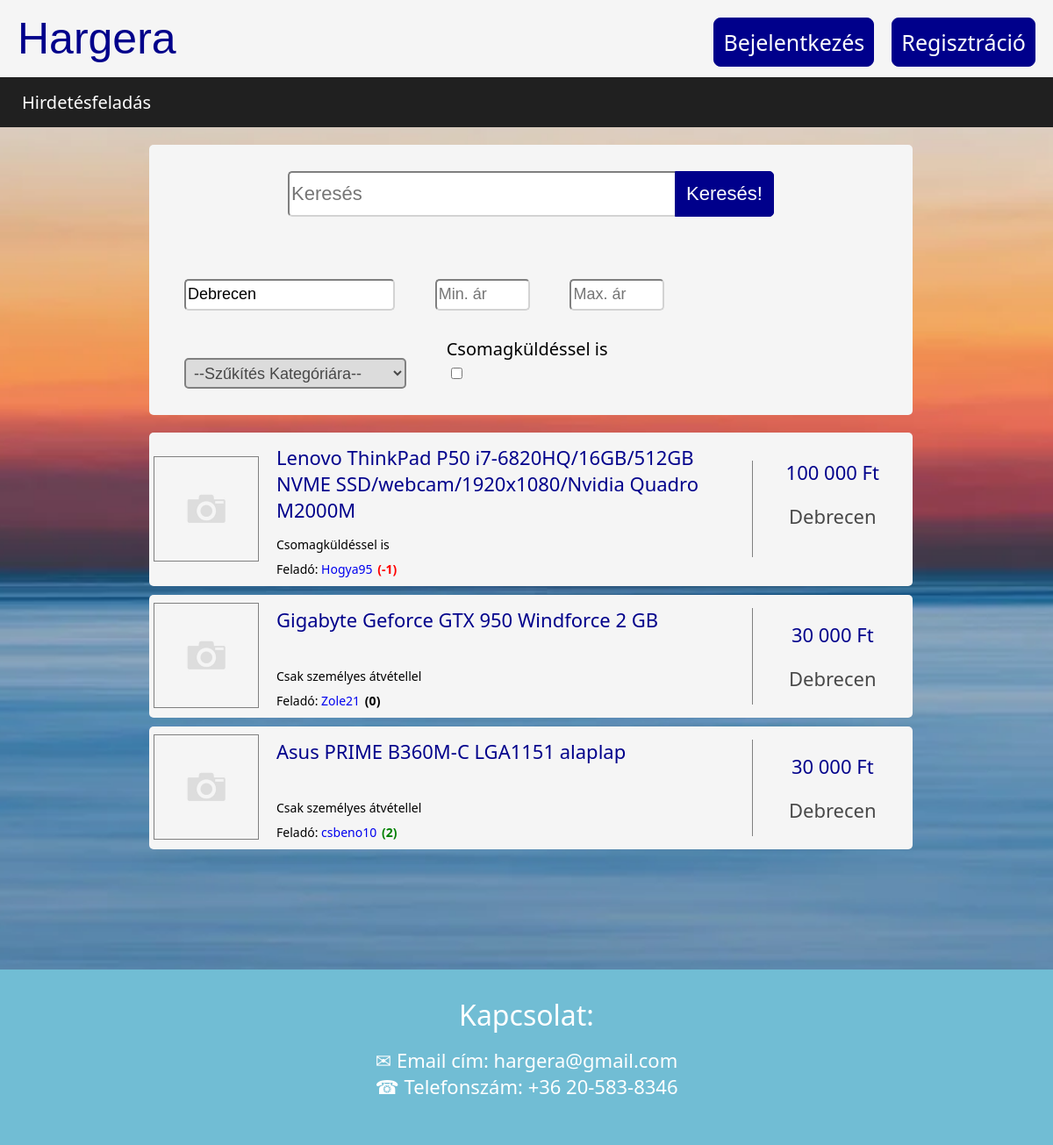
The app's page /index.php?settlement=Debrecen with its own data.
### tables this page shows
CREATE TABLE `advertisement` (
  `id` int(11) NOT NULL,
  `user_id` int(11) NOT NULL,
  `title` varchar(100) NOT NULL,
  `description` varchar(1500) NOT NULL,
  `price` int(11) NOT NULL,
  `shipping` varchar(255) NOT NULL,
  `settlement` varchar(255) NOT NULL,
  `category` varchar(255) NOT NULL,
  `date` datetime NOT NULL
);

CREATE TABLE `users` (
  `id` int(11) NOT NULL,
  `username` varchar(15) NOT NULL,
  `password` varchar(15) NOT NULL,
  `email` varchar(255) NOT NULL,
  `register_date` datetime NOT NULL,
  `phone` varchar(20) NOT NULL,
  `full_name` varchar(255) NOT NULL,
  `score` int(11) NOT NULL
);

### index.php (the view, shortened to what this page needs)
<?php include('connect.php') ?>
<!DOCTYPE html>
<html lang="en">
<head>
    <?php
    echo '<link rel="stylesheet" type="text/css" href="index.css?'.filemtime('index.css').'">';
    ?>
</head>
<body>
        <nav class="firstnavbar">
            <nav style="display:flexbox">
                <a href="#" ><button class="hargera">Hargera</button></a>
                <?php  if (!isset($_SESSION['hargeraCurrentUserhargera'])) : ?>
                    <a class="btn btn2" href="register.php"><button class="register button">Regisztráció</button></a>
                    <a class="btn btn2" href="login.php"><button class="login button">Bejelentkezés</button></a>
                <?php endif ?>
            </nav>
            <?php  if (!isset($_SESSION['hargeraCurrentUserhargera'])) : ?>
                <ul>
                    <li><a href="login.php?mustlogin='1'">Hirdetésfeladás</a></li>
                </ul>
            <?php endif ?>
        </nav>
                <div class="bg">
        <div class="itemcontainer container" >
            <div class="search">
                <form method="post" action="index.php" >
                    <div class="search-group" >
                        <input type="text" class="search-main" name="search-text" placeholder="Keresés" value="<?php if(isset($_POST['search-text'])) echo $_POST['search-text']; elseif (isset($_GET['search_text'])) echo $_GET['search_text']; ?>">
                        <button type="submit" class="submit search-submit btn" name="search">Keresés!</button>
                    </div>
                    <div class="search-options">
                        <input type="text"  class="search-text" name="settlement" placeholder="Szűkítés településre" value="<?php if(isset($_POST['settlement'])) echo $_POST['settlement']; elseif(isset($_GET['settlement'])) echo $_GET['settlement']; ?>">
                        <input type="number"  class="search-price" min="0" name="min-price" placeholder="Min. ár" value="<?php if(isset($_POST['min-price'])) echo $_POST['min-price']; elseif(isset($_GET['min_price'])) echo $_GET['min_price']; ?>">
                        <input type="number"  class="search-price" min="0" name="max-price" placeholder="Max. ár" value="<?php if(isset($_POST['max-price'])) echo $_POST['max-price']; elseif(isset($_GET['max_price'])) echo $_GET['max_price'];?>">
                        <select class="search-select btn"  name="category">
                            <option hidden
                                <?php
                                $categories = array("Videókártya", "Processzor", "Alaplap", "Hűtés", "Számítógépház, tápegység", "Adattároló, merevlemez", "Memória", "Kábel, csatlakozó", "Laptop, notebook", "PC, asztali számítógép", "Hálózati eszköz", "Egyéb");
                                if(isset($_POST['category']) && $_POST['category'] != "default") {
                                    echo "value={$_POST['category']}";
                                    $categoryvalue = $_POST['category'];
                                }
                                elseif (isset($_GET['category']) && in_array($_GET['category'], $categories)){
                                    echo "value={$_GET['category']}";
                                    $categoryvalue = $_GET['category'];
                                }
                                else {
                                    echo "value='default'";
                                }?>  >
                                <?php if(isset($categoryvalue)) echo $categoryvalue; else echo "--Szűkítés Kategóriára--"; ?></option>
                        </select>
                        <div class="search-checkbox">
                            <label>Csomagküldéssel is</label>
                            <input type="checkbox"  class="search-check" name="shipping" <?php if(isset($_POST['shipping'])) echo "checked"; elseif(isset($_GET['shipping']) && $_GET['shipping'] == "Csomagküldéssel is") echo "checked"?>>
                        </div>
                    </div>
                </form>
            </div>
            <div class="content" >
                <div class="items">
                    <?php
                        $query1 = "SELECT Count(*) FROM advertisement as a WHERE 1=1";
                        $query2 = "SELECT u.username as user, a.title, a.price, a.shipping, a.settlement, u.score, a.date, a.id, a.user_id FROM advertisement as a left JOIN users as u ON a.user_id = u.id WHERE 1=1";
                        $params = array();
                        $types = "";
                        if (isset($_POST['search'])) {
                            $search_text = mysqli_real_escape_string($db, $_POST['search-text']);
                            $settlement = mysqli_real_escape_string($db, $_POST['settlement']);
                            $min_price = mysqli_real_escape_string($db, $_POST['min-price']);
                            $max_price = mysqli_real_escape_string($db, $_POST['max-price']);
                            $category = mysqli_real_escape_string($db, $_POST['category']);
                            $shipping = "";
                            if(!empty($search_text)){
                                $query1 = $query1 . " AND a.title LIKE ?";
                                $query2 = $query2 . " AND a.title LIKE ?";
                                $params[] = "%$search_text%";
                                $types = $types . "s";
                            }
                            if(!empty($settlement)){
                                $query1 = $query1 . " AND a.settlement LIKE ?";
                                $query2 = $query2 . " AND a.settlement LIKE ?";
                                $params[] = "%$settlement%";
                                $types = $types . "s";
                            }
                            if(!empty($min_price)){
                                $query1 = $query1 . " AND a.price >= ?";
                                $query2 = $query2 . " AND a.price >= ?";
                                $params[] = (int)$min_price;
                                $types = $types . "i";
                            }
                            if(!empty($max_price)){
                                $query1 = $query1 . " AND a.price <= ?";
                                $query2 = $query2 . " AND a.price <= ?";
                                $params[] = (int)$max_price;
                                $types = $types . "i";
                            }
                            if($category != "default"){
                                $query1 = $query1 . " AND a.category LIKE ?";
                                $query2 = $query2 . " AND a.category LIKE ?";
                                $params[] = "%$category%";
                                $types = $types . "s";
                            }
                            if(isset($_POST['shipping'])){
                                $query1 = $query1 . " AND a.shipping LIKE 'Csomagküldéssel is'";
                                $query2 = $query2 . " AND a.shipping LIKE 'Csomagküldéssel is'";
                                $shipping = "Csomagküldéssel is";
                            }
                        }
                        else {
                            if(!empty($_GET['settlement'])){
                                $query1 = $query1 . " AND a.settlement LIKE ?";
                                $query2 = $query2 . " AND a.settlement LIKE ?";
                                $settlement = $_GET['settlement'];
                                $params[] = "%$settlement%";
                                $types = $types . "s";
                            }
                        }
                        $stmt = $db->prepare($query1);
                        if (count($params) > 0){
                            $stmt->bind_param($types, ...$params);
                        }
                        $stmt->execute();
                        $result = $stmt->get_result();
                        $fetched_result = $result->fetch_assoc();
                        $numadvertisements = $fetched_result['Count(*)'];
                        $numpages = (int)($numadvertisements / 10);
                        if ($numadvertisements % 10 != 0) {$numpages = $numpages + 1;}
                        if (!isset($_GET['page']) || (int)$_GET['page'] <= 1) {
                            $page = 1;
                        }
                        elseif ((int)$_GET['page'] >= $numpages) {
                            $page = $numpages;
                        }
                        else {$page = (int)$_GET['page'];}
                        $from = ($page - 1) * 10;
                        $query2 = $query2 . " ORDER BY a.date DESC LIMIT {$from},10";
                        $stmt = $db->prepare($query2);
                        if (count($params) > 0){
                            $stmt->bind_param($types, ...$params);
                        }
                        $stmt->execute();
                        $result = $stmt->get_result();
                        $ads = array();
                        while ($row = $result->fetch_assoc()) {
                            array_push($ads, $row);
                        }
                        foreach ($ads as $key => $value){
                            $price = number_format((int)$value['price'],0,""," ");
                            if ($value['score'] > 0) {$color = "green";}
                            elseif ($value['score'] < 0) {$color = "red";}
                            else {$color = "black";}
                            echo "<div class='item'>
                                    <a href='ad page.php?ad_id={$value['id']}' class='img'><img class='item-img'";
                                    if (file_exists("uploads/".$value['user_id']."/".$value['id']."/thumbnail.jpg")){
                                        echo "src='uploads/".$value['user_id']."/".$value['id']."/thumbnail.jpg?".filemtime("uploads/".$value['user_id']."/".$value['id']."/thumbnail.jpg")."'";
                                    }
                                    else {echo "src='default2.jpg'";}
                                    echo "
                                    onerror=this.src='default2.jpg'></a>
                                    <div class='item-mid-section'>
                                        <div class='item-title'><a class='nodec' href='ad page.php?ad_id={$value['id']}' style='color:darkblue'>{$value['title']}</a></div>
                                        <div class='plus-section'>
                                            <div class='item-price'>{$price} Ft</div>
                                            <div class='item-settlement'>{$value['settlement']}</div>
                                        </div>
                                        <div class='item-shipping'>{$value['shipping']}</div>
                                        <div class='user-and-rating'>
                                            <div class='item-user'>Feladó: <a href='profile.php?profile={$value['user_id']}' class='nodec'>{$value['user']}</a></div>
                                            <div class='item-rating' style='color:{$color}'>({$value['score']})</div>
                                        </div>
                                    </div>
                                    <div class='vertical-line'></div>
                                    <div class='item-right-section'>
                                        <div class='item-price'>{$price} Ft</div>
                                        <div class='item-settlement'>{$value['settlement']}</div>
                                    </div>
                                </div>";
                        }
                    ?>
                </div>
            </div>
            </div>
    <div class="bottom-container">
        <div class="bottom-contact">Kapcsolat:</div>
        <div class="bottom-email">&#9993 Email cím: hargera@gmail.com</div>
        <div class="bottom-phone">&#x260E Telefonszám: +36 20-583-8346 </div>
    </div>
                        </div>
</body>
</html>

### records on screen
advertisement: title "Lenovo ThinkPad P50 i7-6820HQ/16GB/512GB NVME SSD/webcam/1920x1080/Nvidia Quadro M2000M", shipping "Csomagküldéssel is", user.username "Hogya95", user.score "-1", price "100 000", settlement "Debrecen"
advertisement: title "Gigabyte Geforce GTX 950 Windforce 2 GB", shipping "Csak személyes átvétellel", user.username "Zole21", user.score "0", price "30 000", settlement "Debrecen"
advertisement: title "Asus PRIME B360M-C LGA1151 alaplap", shipping "Csak személyes átvétellel", user.username "csbeno10", user.score "2", price "30 000", settlement "Debrecen"
